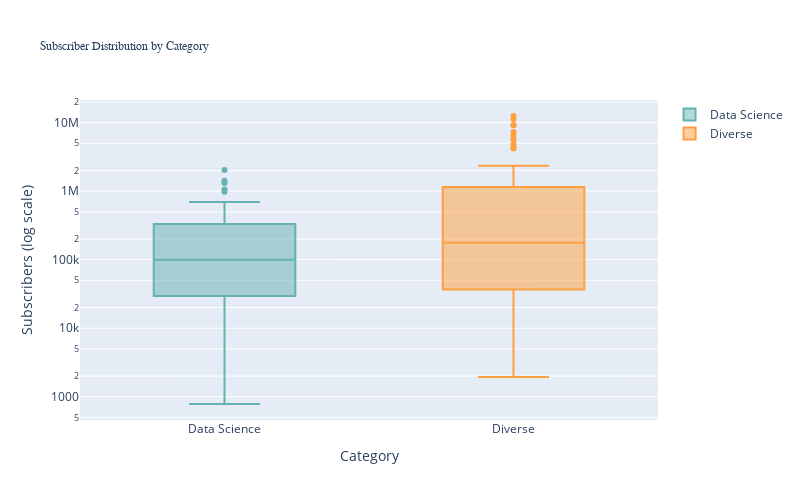

Source (notebook cell):
### Markdown cell above
# Output Analysis

*   Diverse channels outperform in scale: The Diverse category has a higher median and extreme outliers (up to ~12.5M subscribers), indicating broader audience reach compared to Data Science channels.
*  Data Science is more niche and consistent: Subscriber counts are more concentrated with fewer extreme outliers, reflecting a specialized but stable audience base.bold text

### Code cell
category_data = channel_df[channel_df['Category'].isin(['Data Science', 'Diverse'])]

fig2 = go.Figure()

# Define your colors in a list or dictionary to match the loop
colors = ['#66b2b2', 'rgb(255,159,64)']

for i, category in enumerate(['Data Science', 'Diverse']):
    cat_data = category_data[category_data['Category'] == category]
    fig2.add_trace(
        go.Box(
            y=cat_data['subscribers'], 
            name=category,
            marker_color=colors[i]  # Applying the specific colors here
        )
    )

fig2.update_layout(
    title='Subscriber Distribution by Category',
    title_font=dict(size=12, family='Arial Black'),
    xaxis_title='Category',
    yaxis_title='Subscribers (log scale)',
    yaxis_type='log',
    height=500,
    width=800
)

fig2.show()

### Figure 1 — Plotly figure (JSON) as saved in the notebook; plotly's stock layout.template omitted (floating-point values rounded to 4 significant figures)
{"data": [{"marker": {"color": "#66b2b2"}, "name": "Data Science", "type": "box", "y": [1060000, 16000, 196000, 132000, 69800, 437000, 32800, 82100, 130000, 2030000, 253000, 58100, 21400, 89100, 65300, 31500, 1320000, 326000, 5620, 219000, 35000, 27700, 97300, 980000, 692000, 103000, 363000, 11100, 14300, 226000, 499000, 130000, 194000, 1420000, 335000, 579000, 37800, 13600, 79500, 216000, 2390, 783, 6150, 3630]}, {"marker": {"color": "rgb(255,159,64)"}, "name": "Diverse", "type": "box", "y": [797000, 314000, 480000, 210000, 302000, 2350000, 4420000, 23500, 102000, 12500000, 22000, 4820, 143000, 6170, 90900, 6420000, 9190000, 118000, 2700, 101000, 32200, 1900000, 8340, 55100, 870000, 7290000, 71100, 77100, 36800, 966000, 2300000, 881000, 1150000, 4200000, 250000, 8600, 10900, 212000, 4870000, 11300000, 60200, 1150000, 20600, 981000, 5720000, 9210000, 1470000, 6500, 124000, 29900, 65200, 69000, 73300, 1940, 4340, 53000, 337000, 563000]}], "layout": {"height": 500, "title": {"font": {"family": "Arial Black", "size": 12}, "text": "Subscriber Distribution by Category"}, "width": 800, "xaxis": {"title": {"text": "Category"}}, "yaxis": {"title": {"text": "Subscribers (log scale)"}, "type": "log"}}}
